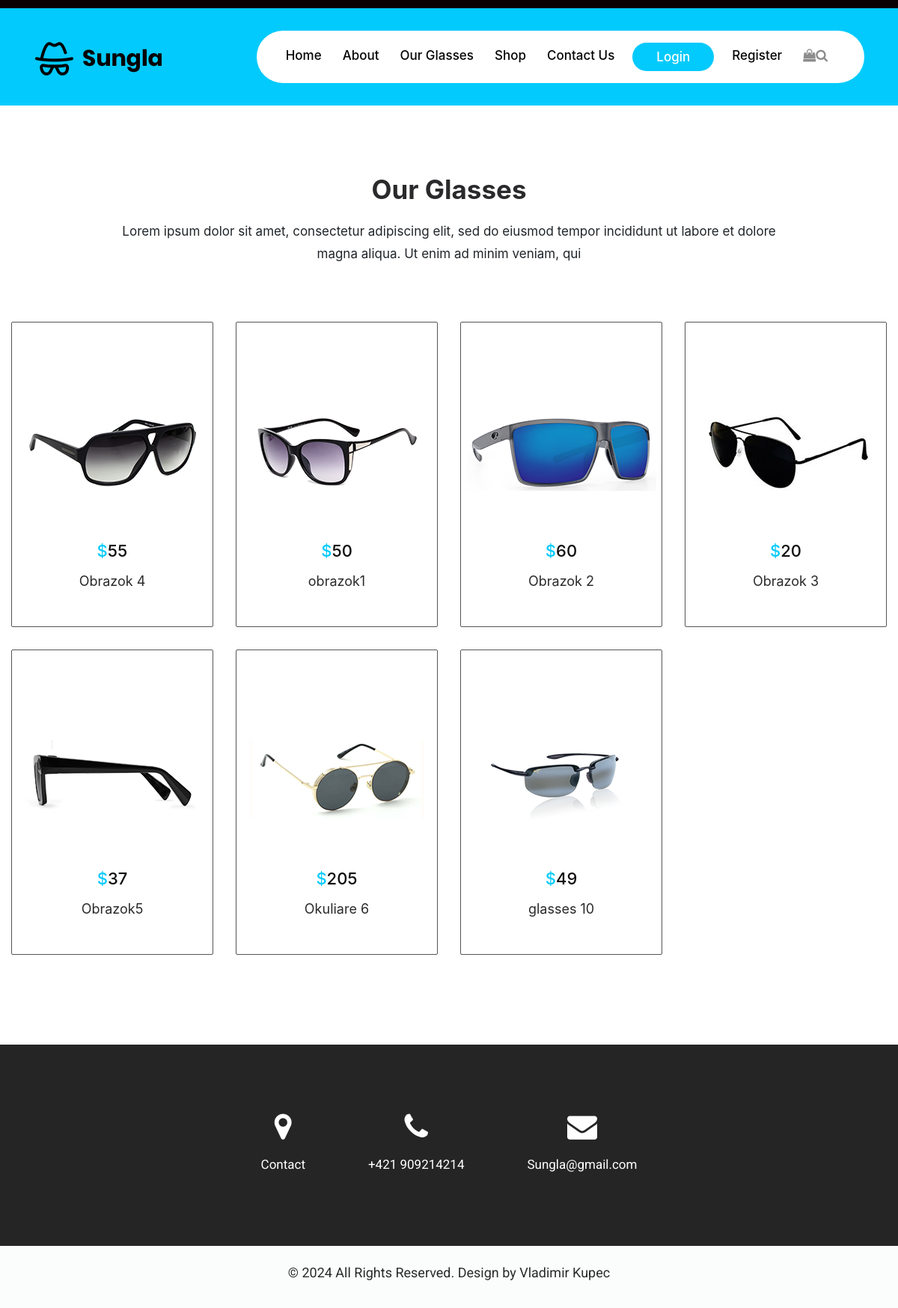
The page /glasses.php on the database its author committed.
### tables this page shows
CREATE TABLE `glasses` (
  `id` int(11) NOT NULL,
  `image` varchar(250) NOT NULL,
  `name` varchar(250) NOT NULL,
  `price` varchar(5) NOT NULL
);

### _inc/classes/connection.php (called while the page is built, shortened)
<?php
class Database {
    private $host = "localhost";
    private $db_name = "databaza";
    private $username = "root";
    private $password = "";
    public function connect() {
        $this->connection = null;
        try {
            $this->connection = new PDO("mysql:host=" . $this->host . ";dbname=" . $this->db_name, $this->username, $this->password);
            $this->connection->setAttribute(PDO::ATTR_ERRMODE, PDO::ERRMODE_EXCEPTION);
        } catch(PDOException $exception) {
            echo "Connection error: " . $exception->getMessage();
        }
        return $this->connection;
    }
}
?>

### _inc/classes/Glasses_display.php (the view)
<?php
include_once("connection.php");
class Glasses_Display extends Database {
    public function getGlasses() {
        $sql = "SELECT image, name, price FROM glasses";
        $result = $this->connect()->query($sql);
        if ($result->rowCount() > 0) {
            while ($row = $result->fetch(PDO::FETCH_ASSOC)) {
                $this->displayProductBox($row["name"], $row["price"], $row["image"]);
            }
        } else {
            echo "0 results";
        }
    }
    function displayProductBox($name, $price, $image_url) {
        echo '
        <div class="col-xl-3 col-lg-3 col-md-6 col-sm-6">
            <div class="glasses_box">
                <figure><img src="' . $image_url . '" alt="' . $name . '"></figure>
                <h3><span class="blu">$</span>' . $price . '</h3>
                <p>' . $name . '</p>
            </div>
        </div>';
    }
}
?>

### partials/header.php (shortened to what this page needs)
<!DOCTYPE html>
<html lang="en">
   <head>
      <link rel="stylesheet" href="css/style.css">
      <link rel="stylesheet" href="css/bootstrap.min.css">
      <link rel="stylesheet" href="css/responsive.css">
      <link rel="stylesheet" href="css/jquery.mCustomScrollbar.min.css">
      <link rel="stylesheet" href="https://netdna.bootstrapcdn.com/font-awesome/4.0.3/css/font-awesome.css">
      <link rel="stylesheet" href="https://cdnjs.cloudflare.com/ajax/libs/fancybox/2.1.5/jquery.fancybox.min.css" media="screen">
   </head>
   <body class="main-layout position_head">
   <header>
      <div class="header">
         <div class="container-fluid">
            <div class="row">
               <div class="col-xl-3 col-lg-3 col-md-3 col-sm-3 col logo_section">
                  <div class="full">
                     <div class="center-desk">
                        <div class="logo">
                           <a href="index.php"><img src="images/logo.png" alt="#" /></a>
                        </div>
                     </div>
                  </div>
               </div>
               <div class="col-xl-9 col-lg-9 col-md-9 col-sm-9">
                  <nav class="navigation navbar navbar-expand-md navbar-dark ">
                     <div class="collapse navbar-collapse" id="navbarsExample04">
                        <ul class="navbar-nav mr-auto">
                           <li class="nav-item ">
                              <a class="nav-link" href="index.php">Home</a>
                           </li>
                           <li class="nav-item">
                              <a class="nav-link" href="about.php">About</a>
                           </li>
                           <li class="nav-item">
                              <a class="nav-link" href="glasses.php">Our Glasses</a>
                           </li>
                           <li class="nav-item">
                              <a class="nav-link" href="shop.php">Shop</a>
                           </li>
                           <li class="nav-item">
                              <a class="nav-link" href="contact.php">Contact Us</a>
                           </li>
                           <li class="nav-item d_none login_btn">
                              <a class="nav-link" href="#">Login</a>
                           </li>
                           <li class="nav-item d_none">
                              <a class="nav-link" href="/stranka/partials/register.php">Register</a>
                           </li>
                           <li class="nav-item d_none sea_icon">
                              <a class="nav-link" href="#"><i class="fa fa-shopping-bag" aria-hidden="true"></i><i class="fa fa-search" aria-hidden="true"></i></a>
                           </li>
                        </ul>
                     </div>
                  </nav>
               </div>
            </div>
         </div>
      </div>
   </header>

### glasses.php
<?php
include_once("partials/header.php");
?>
<main>
    <div class="glasses">
        <div class="container">
            <div class="row">
                <div class="col-md-10 offset-md-1">
                    <div class="titlepage">
                        <h2>Our Glasses</h2>
                        <p>Lorem ipsum dolor sit amet, consectetur adipiscing elit, sed do eiusmod tempor incididunt ut labore et dolore magna aliqua. Ut enim ad minim veniam, qui</p>
                    </div>
                </div>
            </div>
        </div>
        <div class="container-fluid">
            <div class="row">
                <?php
                include_once('_inc/classes/Glasses_Display.php');
                $glassesDB = new Glasses_Display();
                $glassesDB->getGlasses();
                ?>
            </div>
        </div>
    </div>
</main>
<?php
include_once("partials/footer.php");
?>

### partials/footer.php (shortened to what this page needs)
<footer>
         <div class="footer">
            <div class="container">
               <div class="row">
                  <div class="col-md-8 offset-md-2">
                     <ul class="location_icon">
                        <li><a href="contact.php"><i class="fa fa-map-marker" aria-hidden="true"></i></a><br> Contact</li>
                        <li><a href="#"><i class="fa fa-phone" aria-hidden="true"></i></a><br> +421 909214214</li>
                        <li><a href="#"><i class="fa fa-envelope" aria-hidden="true"></i></a><br> Sungla@gmail.com</li>
                     </ul>
                  </div>
               </div>
            </div>
            <div class="copyright">
               <div class="container">
                  <div class="row">
                     <div class="col-md-12">
                        <p>© 2024 All Rights Reserved. Design by<a href="#"> Vladimir Kupec</a></p>
                     </div>
                  </div>
               </div>
            </div>
         </div>
      </footer>

### css/style.css (style rules this page uses)
* { box-sizing: border-box !important; }
html { scroll-behavior: smooth; }
body { color: #666666; font-size: 14px; font-family: 'Poppins', sans-serif; line-height: 1.80857; font-weight: normal; }
a { color: #1f1f1f; text-decoration: none !important; outline: none !important; -webkit-transition: all .3s ease-in-out; -moz-transition: all .3s ease-in-out; -ms-transition: all .3s ease-in-out; -o-transition: all .3s ease-in-out; transition: all .3s ease-in-out; }
h1, h2, h3, h4, h5, h6 { letter-spacing: 0; font-weight: normal; position: relative; padding: 0 0 10px 0; font-weight: normal; line-height: normal; color: #111111; margin: 0 }
h2 { font-size: 18px; }
h3 { font-size: 18px; }
*, *::after, *::before { -webkit-box-sizing: border-box; -moz-box-sizing: border-box; box-sizing: border-box; }
ul, li, ol { margin: 0px; padding: 0px; list-style: none; }
p { margin: 0px; font-weight: 500; font-size: 15px; line-height: 24px; }
a { color: #222222; text-decoration: none; outline: none !important; }
a, .btn { text-decoration: none !important; outline: none !important; -webkit-transition: all .3s ease-in-out; -moz-transition: all .3s ease-in-out; -ms-transition: all .3s ease-in-out; -o-transition: all .3s ease-in-out; transition: all .3s ease-in-out; }
img { max-width: 100%; height: auto; }
.full { float: left; width: 100%; }
.full { width: 100%; float: left; margin: 0; padding: 0; }
.navigation.navbar { float: right; background: #fff; clear: both; padding: 23px 25px !important; border-radius: 64px; }
.navigation.navbar-dark .navbar-nav .nav-link { padding: 0 20px; color: #070404; font-size: 17px; line-height: 20px; font-weight: 500; }
.navbar-expand-md .navbar-nav { padding-right: 10px; }
.login_btn a { background: #03cafc; padding: 9px 32px !important; display: inline; border-radius: 20px; color: #fff !important; margin: 0 10px; }
.sea_icon a { color: #8c8c8c !important; }
.header { width: 100%; padding: 30px 30px; background: transparent; position: absolute; z-index: 999; border-top: #090102 solid 11px; }
.logo { padding-top: 14px; }
.titlepage h2 { font-size: 35px; color: #2a2a2c; line-height: 45px; font-weight: bold; padding: 0; }
.glasses { background: #fff; margin-top: 90px; }
.glasses .titlepage { text-align: center; padding-bottom: 60px; }
.glasses .titlepage p { font-size: 17px; line-height: 30px; font-weight: 400; padding-top: 10px; }
.blu { color: #03cafc; text-transform: initial; }
.glasses .glasses_box { text-align: center; border: #555556 solid 1px; border-radius: 2px; padding: 120px 0px 30px 0px; margin-bottom: 30px; }
.glasses .glasses_box figure { margin: 0; }
.glasses .glasses_box h3 { color: #100d0d; font-size: 22px; line-height: 20px; padding: 70px 0px 9px 0px; }
.glasses .glasses_box p { color: #2a2a2c; font-size: 18px; line-height: 28px; font-weight: 400; }
.footer { background: #252525; padding-top: 90px; text-align: center; font-family: 'Roboto', sans-serif; }
ul.location_icon { text-align: center; }
ul.location_icon li { display: inline-block; font-size: 17px; line-height: 20px; color: #fff; text-align: center; padding: 0 40px; }
ul.location_icon li a { font-size: 40px; color: #fff; line-height: 30px; display: block; }
.copyright { margin-top: 80px; padding-bottom: 20px; background: #fbfdfd; }
.copyright p { color: #292929; font-size: 18px; line-height: 22px; text-align: center; padding-top: 25px; font-weight: normal; }
.copyright a { color: #292929; }
.position_head .header { position: inherit; background: #03cafc; }
.position_head .glasses, .shop { margin-bottom: 90px; }

### css/responsive.css (style rules this page uses)
@media (min-width: 1200px) and (max-width: 1342px) { .navigation.navbar-dark .navbar-nav .nav-link { padding: 0px 14px; } }

### css/icomoon.css (style rules this page uses)
body { background: #fff; }

### rows shown on the page
glasses: image (picture), price "55", name "Obrazok 4"
glasses: image (picture), price "50", name "obrazok1"
glasses: image (picture), price "60", name "Obrazok 2"
glasses: image (picture), price "20", name "Obrazok 3"
glasses: image (picture), price "37", name "Obrazok5"
glasses: image (picture), price "205", name "Okuliare 6"
glasses: image (picture), price "49", name "glasses 10"
